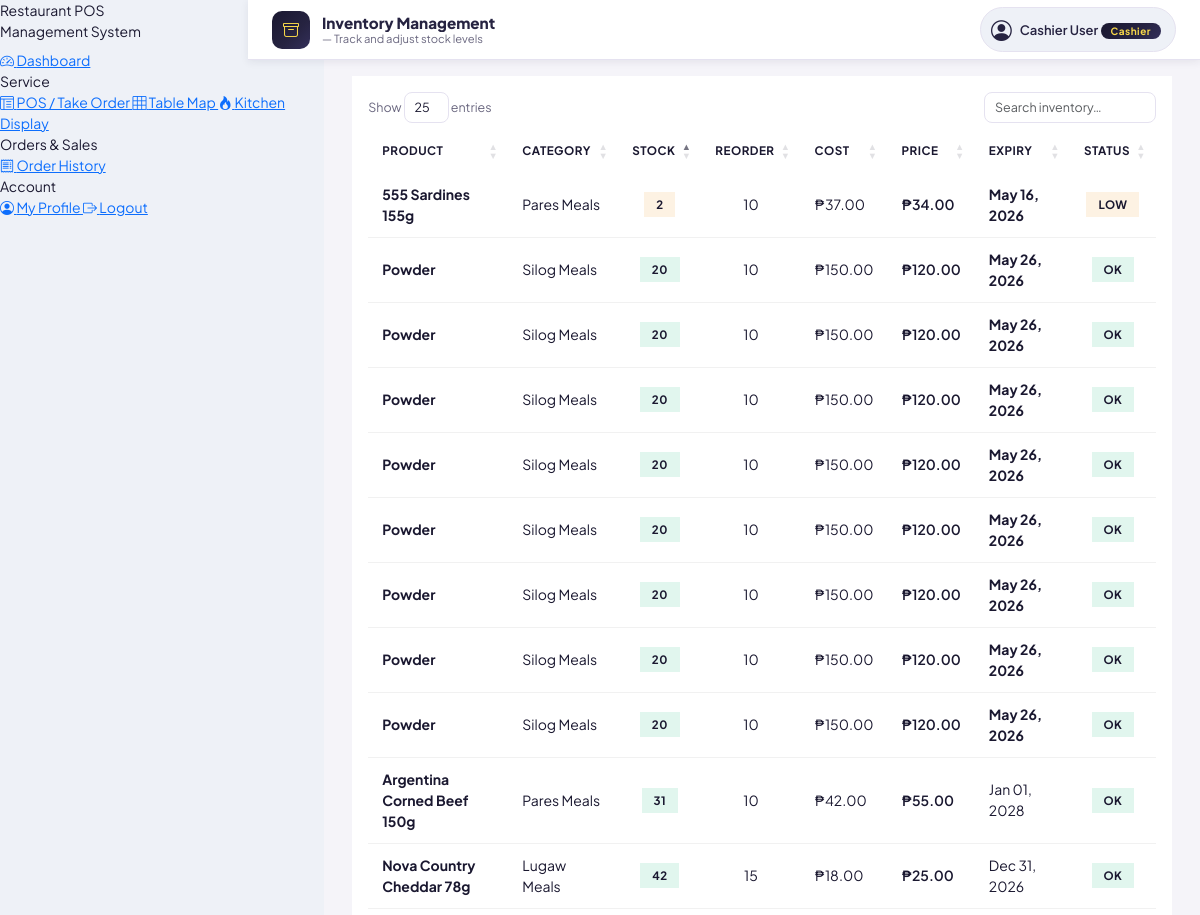
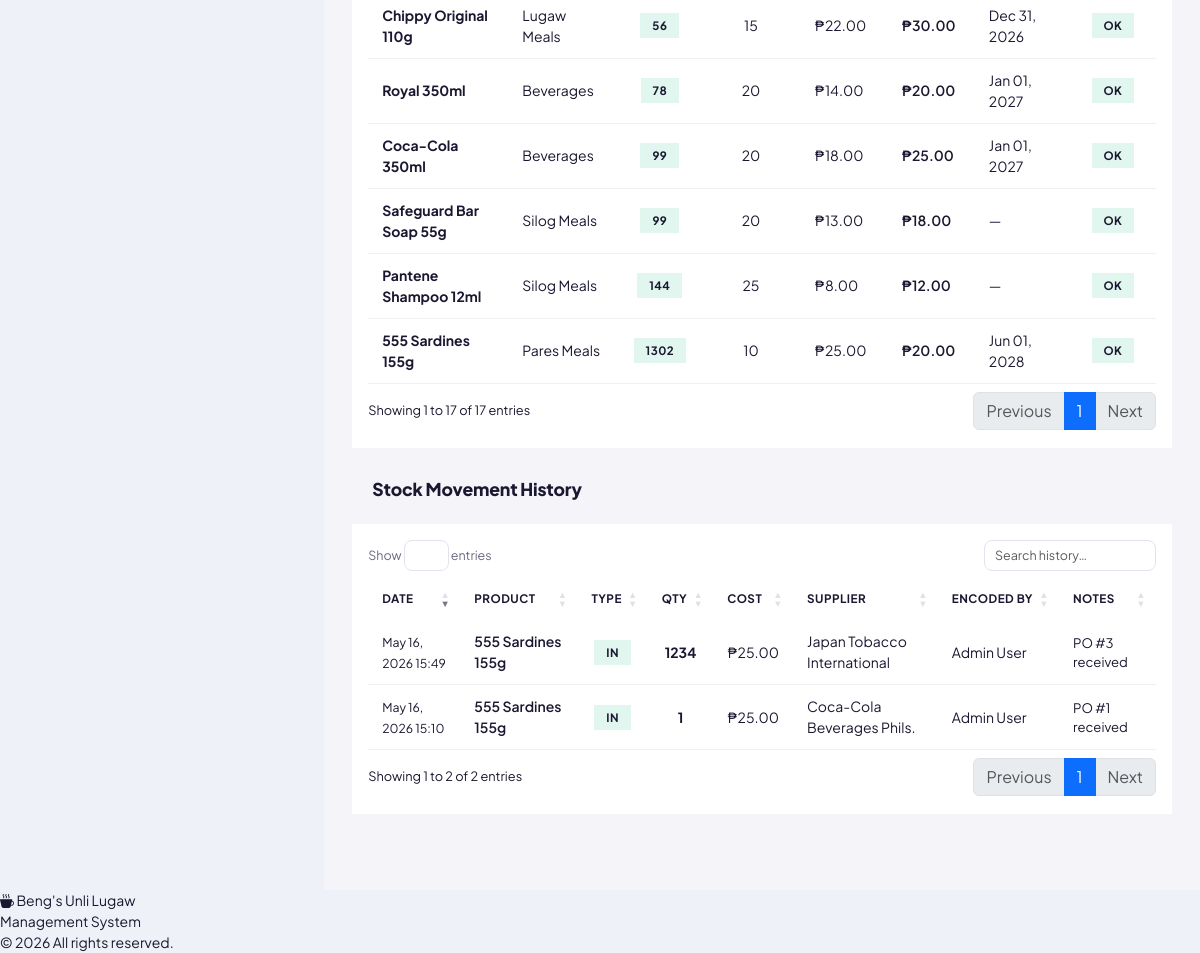
Page /frontend/stocks.php (signed in) on the committed database (2 pictures, top to bottom).
### tables this page shows
CREATE TABLE `product` (
  `productID` int(11) NOT NULL,
  `productName` varchar(100) NOT NULL,
  `barcode` varchar(50) DEFAULT NULL,
  `categoryID` int(11) NOT NULL,
  `price` decimal(10,2) NOT NULL,
  `cost` decimal(10,2) NOT NULL,
  `stock_quantity` int(11) NOT NULL DEFAULT 0,
  `reorder_level` int(11) NOT NULL DEFAULT 10,
  `expiry_date` date DEFAULT NULL,
  `status` enum('Active','Inactive') NOT NULL DEFAULT 'Active',
  `product_image` varchar(255) DEFAULT NULL
);

CREATE TABLE `category` (
  `categoryID` int(11) NOT NULL,
  `categoryName` varchar(80) NOT NULL
);

CREATE TABLE `stocks` (
  `stockID` int(11) NOT NULL,
  `productID` int(11) NOT NULL,
  `qty` int(11) NOT NULL,
  `cost` decimal(10,2) NOT NULL DEFAULT 0.00,
  `type` enum('IN','OUT','ADJUST') NOT NULL DEFAULT 'IN',
  `supplierID` int(11) DEFAULT NULL,
  `userID` int(11) NOT NULL,
  `notes` varchar(255) DEFAULT NULL,
  `dateAdded` timestamp NOT NULL DEFAULT current_timestamp()
);

CREATE TABLE `supplier` (
  `supplierID` int(11) NOT NULL,
  `email` varchar(80) NOT NULL,
  `companyName` varchar(100) NOT NULL,
  `supplierName` varchar(100) NOT NULL,
  `contactNo` varchar(20) NOT NULL,
  `address` varchar(255) DEFAULT NULL,
  `dateCreated` timestamp NOT NULL DEFAULT current_timestamp(),
  `dateDeleted` date DEFAULT NULL
);

### frontend/stocks.php (the view, shortened to what this page needs)
<?php
require_once '../backend/database.php';
?>
<?php include 'header.php'; ?>
<?php include 'nav.php'; ?>
<?php
include 'topbar.php';
?>
<div class="page-body">
    <div class="section-header">
        <div class="section-title"><span class="title-dot"></span>Current Stock Levels</div>
    </div>
    <div class="card-ev">
        <div class="p-3">
            <table id="invTable" class="table-ev" style="width:100%">
                <thead>
                    <tr><th>Product</th><th>Category</th><th>Stock</th><th>Reorder</th><th>Cost</th><th>Price</th><th>Expiry</th><th>Status</th></tr>
                </thead>
                <tbody>
                <?php
                $prods = $conn->query("SELECT p.*, c.categoryName FROM product p JOIN category c ON p.categoryID=c.categoryID WHERE p.status='Active' ORDER BY p.stock_quantity ASC");
                while($r=$prods->fetch_assoc()):
                    $sc = $r['stock_quantity'] == 0 ? 'badge-ev badge-inactive' : ($r['stock_quantity'] <= $r['reorder_level'] ? 'badge-ev badge-low' : 'badge-ev badge-active');
                    $exClass = '';
                    if($r['expiry_date']){
                        $d = (strtotime($r['expiry_date'])-time())/86400;
                        if($d < 0) $exClass='expiry-expired';
                        elseif($d <= 30) $exClass='expiry-soon';
                    }
                    $stLabel = $r['stock_quantity'] == 0 ? '<span class="badge-ev badge-inactive">OUT</span>' : ($r['stock_quantity'] <= $r['reorder_level'] ? '<span class="badge-ev badge-low">LOW</span>' : '<span class="badge-ev badge-active">OK</span>');
                ?>
                <tr>
                    <td style="font-weight:700;"><?php echo htmlspecialchars($r['productName']); ?></td>
                    <td style="color:var(--col-muted);"><?php echo htmlspecialchars($r['categoryName']); ?></td>
                    <td style="text-align:center;"><span class="<?php echo $sc; ?>"><?php echo $r['stock_quantity']; ?></span></td>
                    <td style="text-align:center;color:var(--col-muted);"><?php echo $r['reorder_level']; ?></td>
                    <td style="color:var(--col-muted);">₱<?php echo number_format($r['cost'],2); ?></td>
                    <td style="font-weight:600;">₱<?php echo number_format($r['price'],2); ?></td>
                    <td class="<?php echo $exClass; ?>"><?php echo $r['expiry_date'] ? date('M d, Y',strtotime($r['expiry_date'])) : '—'; ?></td>
                    <td style="text-align:center;"><?php echo $stLabel; ?></td>
                </tr>
                <?php endwhile; ?>
                </tbody>
            </table>
        </div>
    </div>
    <div class="section-header" style="margin-top:8px;">
        <div class="section-title"><span class="title-dot" style="background:var(--col-navy);"></span>Stock Movement History</div>
    </div>
    <div class="card-ev">
        <div class="p-3">
            <table id="logTable" class="table-ev" style="width:100%">
                <thead>
                    <tr><th>Date</th><th>Product</th><th>Type</th><th>Qty</th><th>Cost</th><th>Supplier</th><th>Encoded by</th><th>Notes</th></tr>
                </thead>
                <tbody>
                <?php
                $logs = $conn->query("SELECT st.*, p.productName, CONCAT(u.givenName,' ',u.surName) AS userName, s.companyName FROM stocks st JOIN product p ON st.productID=p.productID JOIN users u ON st.userID=u.userID LEFT JOIN supplier s ON st.supplierID=s.supplierID ORDER BY st.dateAdded DESC LIMIT 100");
                while($r=$logs->fetch_assoc()):
                    $tc = $r['type']==='IN' ? 'badge-ev type-in' : ($r['type']==='OUT' ? 'badge-ev type-out' : 'badge-ev type-adj');
                ?>
                <tr>
                    <td><small style="color:var(--col-muted);"><?php echo date('M d, Y H:i',strtotime($r['dateAdded'])); ?></small></td>
                    <td style="font-weight:600;"><?php echo htmlspecialchars($r['productName']); ?></td>
                    <td style="text-align:center;"><span class="<?php echo $tc; ?>"><?php echo $r['type']; ?></span></td>
                    <td style="text-align:center;font-weight:700;"><?php echo $r['qty']; ?></td>
                    <td>₱<?php echo number_format($r['cost'],2); ?></td>
                    <td style="color:var(--col-muted);"><?php echo htmlspecialchars($r['companyName']??'—'); ?></td>
                    <td><?php echo htmlspecialchars($r['userName']); ?></td>
                    <td style="color:var(--col-muted);font-size:.82rem;"><?php echo htmlspecialchars($r['notes']??'—'); ?></td>
                </tr>
                <?php endwhile; ?>
                </tbody>
            </table>
        </div>
    </div>
</div>
</div></div>
<?php include 'footer.php'; ?>
</body></html>

### frontend/assets/smpos.css (style rules this page uses)
:root { --c-gold: #F9D94A; --c-gold-dark: #E8C832; --c-gold-dim: #f0c830; --c-gold-soft: #fef8d0; --c-gold-glow: rgba(249,217,74,0.35); --c-navy: #262341; --c-navy-deep: #1a1830; --c-navy-mid: #332f5a; --c-navy-light: #4a4778; --c-navy-10: rgba(38,35,65,0.08); --c-navy-20: rgba(38,35,65,0.15); --c-ice: #E7F5F5; --c-ice-dark: #cde8e8; --c-white: #ffffff; --c-success: #22c87a; --c-success-bg: #f0fdf4; --c-success-bdr: #c6f6d5; --c-danger: #e8435a; --c-danger-bg: #fff0f2; --c-danger-bdr: #fecdd3; --c-warning: #f59c2a; --c-warning-bg: #fffbeb; --c-warning-bdr: #fed7aa; --c-info: #3b82f6; --c-info-bg: #eff6ff; --c-info-bdr: #bfdbfe; --t-main: #1a1830; --t-mid: #4a4669; --t-muted: #6b6880; --t-light: #a09cb8; --s-bg: #EEF1F7; --s-card: #ffffff; --s-border: #e5e2f0; --s-border-dark: #cde8e8; --font-ui: 'Plus Jakarta Sans', system-ui, sans-serif; --font-mono: 'JetBrains Mono', 'Courier New', monospace; --r-xs: 6px; --r-sm: 8px; --r-md: 12px; --r-lg: 16px; --r-xl: 20px; --r-2xl: 28px; --sh-xs: 0 1px 4px rgba(38,35,65,0.06); --sh-sm: 0 2px 8px rgba(38,35,65,0.08); --sh-md: 0 6px 24px rgba(38,35,65,0.12); --sh-lg: 0 16px 48px rgba(38,35,65,0.16); --sh-gold: 0 4px 16px rgba(249,217,74,0.4); --g-navy: linear-gradient(135deg, #1a1830 0%, #262341 60%, #332f5a 100%); --g-gold: linear-gradient(135deg, #F9D94A 0%, #E8C832 100%); --g-teal: linear-gradient(135deg, #0EA5A0 0%, #0D8F8A 100%); --g-violet: linear-gradient(135deg, #6C63FF 0%, #4A43D9 100%); --g-danger: linear-gradient(135deg, #f43f5e 0%, #e11d48 100%); --g-success: linear-gradient(135deg, #10b981 0%, #059669 100%); --g-warning: linear-gradient(135deg, #f59e0b 0%, #d97706 100%); --sidebar-w: 248px; --topbar-h: 60px; --trans: all 0.2s cubic-bezier(0.4,0,0.2,1); }
*, *::before, *::after { box-sizing: border-box; }

### frontend/stocks.php (style rules this page uses)
.page-body { background: #f5f4f9; min-height: calc(100vh - 56px); padding: 28px 28px 48px; }
.section-header { display: flex; align-items: center; justify-content: space-between; margin-bottom: 22px; }
.section-title { font-size: 1.1rem; font-weight: 800; color: var(--col-navy); letter-spacing: -.01em; display: flex; align-items: center; gap: 10px; }
.section-title .title-dot { width: 10px; height: 10px; background: var(--col-yellow); border-radius: 50%; display: inline-block; }
.card-ev { background: #fff; border-radius: var(--radius-card); box-shadow: var(--shadow-card); border: none; overflow: hidden; margin-bottom: 28px; }
.table-ev { width: 100%; border-collapse: separate; border-spacing: 0; font-size: .875rem; }
.table-ev thead th { background: var(--col-navy); color: var(--col-yellow); font-weight: 700; letter-spacing: .04em; font-size: .73rem; text-transform: uppercase; padding: 13px 14px; border: none; white-space: nowrap; }
.table-ev tbody tr { transition: background .15s; }
.table-ev tbody tr:nth-child(even) { background: var(--col-mint); }
.table-ev tbody td { padding: 11px 14px; border-bottom: 1px solid rgba(26,26,26,.06); vertical-align: middle; color: var(--col-navy); }
.badge-ev { display: inline-block; padding: 4px 12px; border-radius: var(--radius-pill); font-size: .72rem; font-weight: 700; letter-spacing: .04em; text-transform: uppercase; }
.badge-active { background: rgba(45,190,138,.14); color: var(--col-success); }
.badge-low { background: rgba(240,168,71,.15); color: var(--col-warning); }
.expiry-expired { color: var(--col-danger); font-weight: 700; }
.expiry-soon { color: var(--col-warning); font-weight: 700; }
.type-in { background: rgba(45,190,138,.14); color: var(--col-success); }

### rows in the picture
product: productName "555 Sardines 155g", categoryID.categoryName "Pares Meals", stock_quantity "2", reorder_level "10", cost "37.00", price "34.00", expiry_date "May 16, 2026", shows "LOW"
product: productName "Powder", categoryID.categoryName "Silog Meals", stock_quantity "20", reorder_level "10", cost "150.00", price "120.00", expiry_date "May 26, 2026", shows "OK"
product: productName "Powder", categoryID.categoryName "Silog Meals", stock_quantity "20", reorder_level "10", cost "150.00", price "120.00", expiry_date "May 26, 2026", shows "OK"
product: productName "Powder", categoryID.categoryName "Silog Meals", stock_quantity "20", reorder_level "10", cost "150.00", price "120.00", expiry_date "May 26, 2026", shows "OK"
product: productName "Powder", categoryID.categoryName "Silog Meals", stock_quantity "20", reorder_level "10", cost "150.00", price "120.00", expiry_date "May 26, 2026", shows "OK"
product: productName "Powder", categoryID.categoryName "Silog Meals", stock_quantity "20", reorder_level "10", cost "150.00", price "120.00", expiry_date "May 26, 2026", shows "OK"
product: productName "Powder", categoryID.categoryName "Silog Meals", stock_quantity "20", reorder_level "10", cost "150.00", price "120.00", expiry_date "May 26, 2026", shows "OK"
product: productName "Powder", categoryID.categoryName "Silog Meals", stock_quantity "20", reorder_level "10", cost "150.00", price "120.00", expiry_date "May 26, 2026", shows "OK"
product: productName "Powder", categoryID.categoryName "Silog Meals", stock_quantity "20", reorder_level "10", cost "150.00", price "120.00", expiry_date "May 26, 2026", shows "OK"
product: productName "Argentina Corned Beef 150g", categoryID.categoryName "Pares Meals", stock_quantity "31", reorder_level "10", cost "42.00", price "55.00", expiry_date "Jan 01, 2028", shows "OK"
product: productName "Nova Country Cheddar 78g", categoryID.categoryName "Lugaw Meals", stock_quantity "42", reorder_level "15", cost "18.00", price "25.00", expiry_date "Dec 31, 2026", shows "OK"
product: productName "Chippy Original 110g", categoryID.categoryName "Lugaw Meals", stock_quantity "56", reorder_level "15", cost "22.00", price "30.00", expiry_date "Dec 31, 2026", shows "OK"
product: productName "Royal 350ml", categoryID.categoryName "Beverages", stock_quantity "78", reorder_level "20", cost "14.00", price "20.00", expiry_date "Jan 01, 2027", shows "OK"
product: productName "Coca-Cola 350ml", categoryID.categoryName "Beverages", stock_quantity "99", reorder_level "20", cost "18.00", price "25.00", expiry_date "Jan 01, 2027", shows "OK"
product: productName "Safeguard Bar Soap 55g", categoryID.categoryName "Silog Meals", stock_quantity "99", reorder_level "20", cost "13.00", price "18.00", shows "OK"
product: productName "Pantene Shampoo 12ml", categoryID.categoryName "Silog Meals", stock_quantity "144", reorder_level "25", cost "8.00", price "12.00", shows "OK"
product: productName "555 Sardines 155g", categoryID.categoryName "Pares Meals", stock_quantity "1302", reorder_level "10", cost "25.00", price "20.00", expiry_date "Jun 01, 2028", shows "OK"
stocks: dateAdded "May 16, 2026 15:49", productID.productName "555 Sardines 155g", type "IN", qty "1234", cost "25.00", supplierID.companyName "Japan Tobacco International", userName "Admin User", notes "PO #3 received"
stocks: dateAdded "May 16, 2026 15:10", productID.productName "555 Sardines 155g", type "IN", qty "1", cost "25.00", supplierID.companyName "Coca-Cola Beverages Phils.", userName "Admin User", notes "PO #1 received"

### other values in the picture
$topbarTitle "Inventory Management"
$topbarSub "Track and adjust stock levels"
$_SESSION['userName'] "Cashier User"
$_SESSION['roleName'] "Cashier"
$storeName "Beng's Unli Lugaw"
